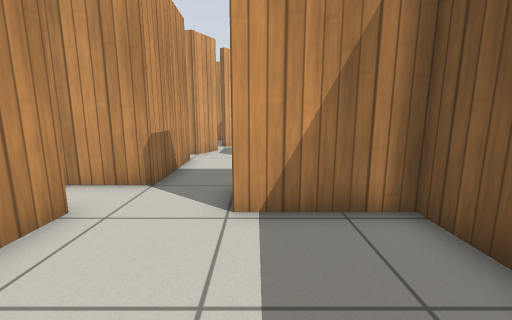
[1] (above)

16 first-person views from a walk through a robot-simulator world made for Gazebo. The camera is 0.84 m above the floor, tilts 10° down and sees 90° across. The lines on the ground mark 1 m squares. The floor is counted in squares, 0.5 m on a side. Each view is taken from the middle of a square. On the plan, view 1 faces up. The plan holds only what a view shows up to about 14 squares ahead; the rest is blank. Simple patterns stand in for the simulator's built-in surfaces.

[2]
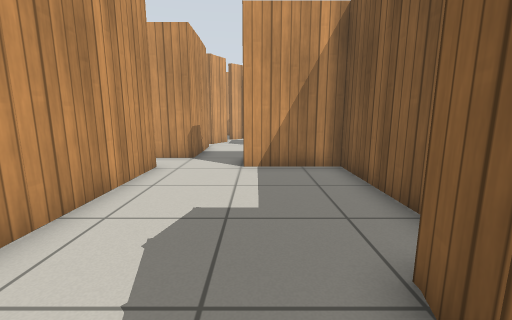

[3]
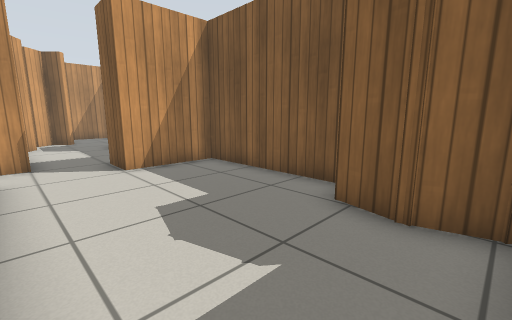

[4]
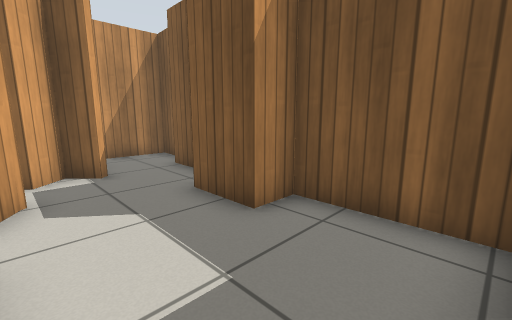

[5]
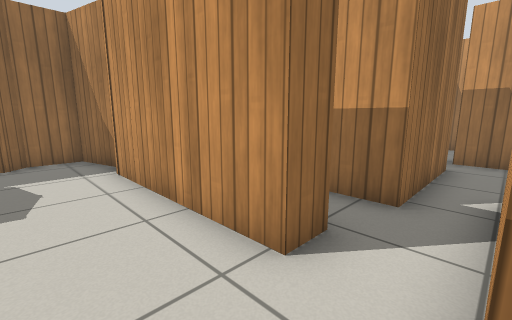

[6]
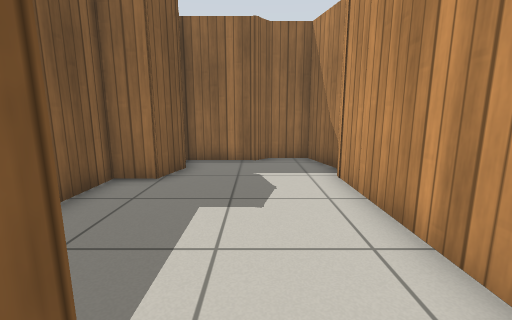

[7]
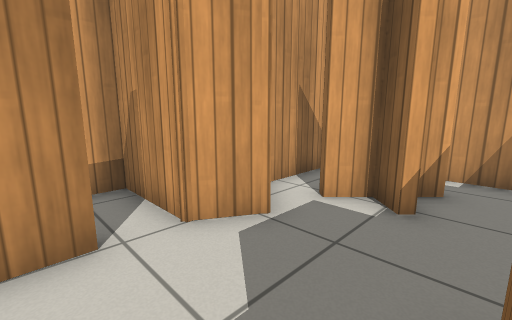

[8]
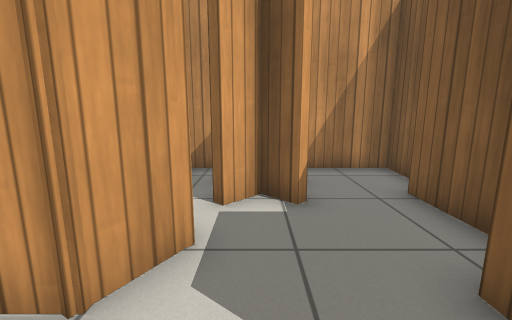

[9]
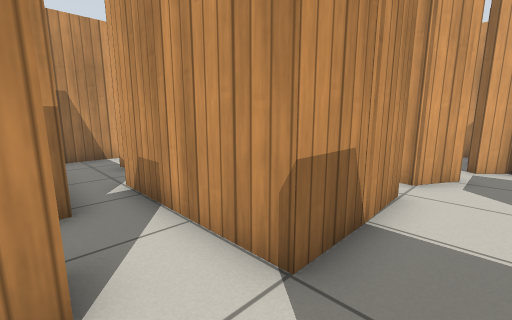

[10]
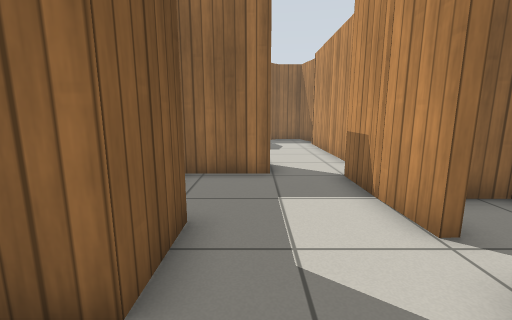

[11]
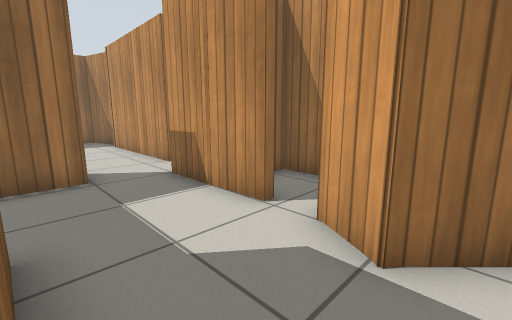

[12]
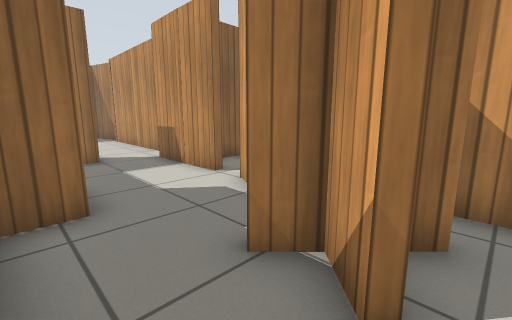

[13]
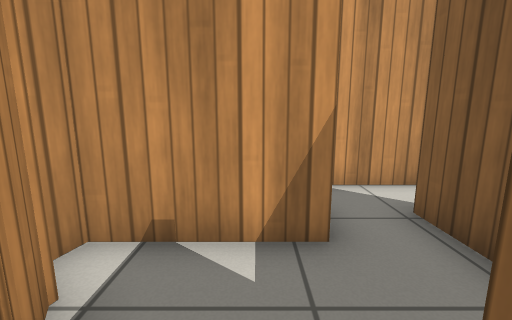

[14]
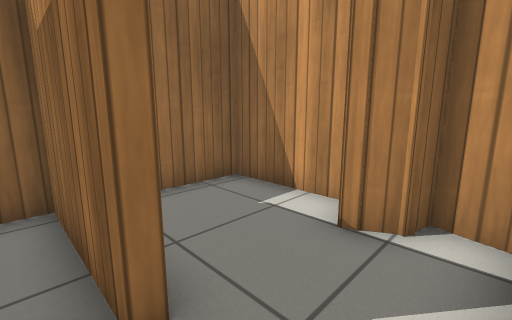

[15]
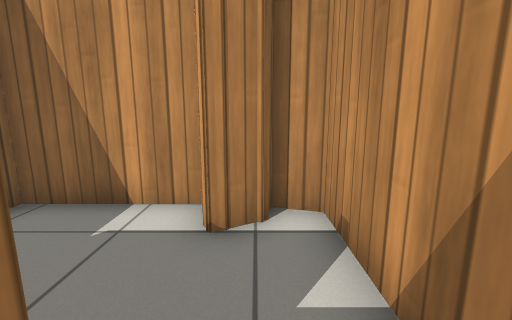

[16]
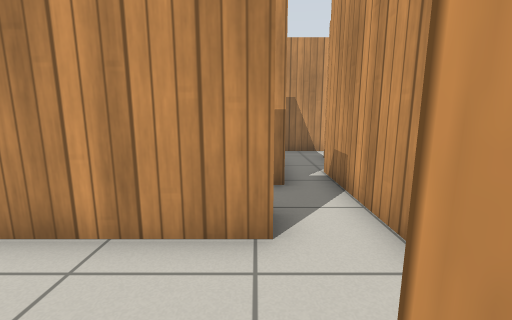

### Floor plan
Ten units are one square. View 1 is at (0, 0); x grows to the right and y downward. Boxes are objects, and circles mark ways between rooms. Rooms are numbered by the first view taken in them; rooms with no view inside come last. Other rooms are left out.
<svg viewBox="-102 -175 139 229">
<path fill="none" stroke="#000" d="M-32 17 -36 30 -30 49 -15 49 -10 45 16 45M-33 -42 -33 20M16 42 13 30 16 16 28 16 28 -43 -4 -43 -4 -58M-24 -60 -36 -60M-25 -98 -24 -60M-1 -135 -9 -143 -16 -136 -19 -139M-29 -132 -18 -121 -25 -109 -52 -109 -52 -80 -40 -80M23 -124 23 -134M-4 -58 23 -58 23 -92 11 -92 11 -112 22 -112M-1 -156 1 -153 -7 -145 0 -138M23 -134 23 -144M31 -156 32 -170 -1 -170M-19 -157 -14 -153M-20 -170 -31 -170M-33 -162 -33 -136M-84 -13 -88 -11M-89 -21 -84 -13 -97 -10 -97 25 -74 25M-60 -32 -93 -32 -95 -23M-60 -47 -60 -32M-43 -26 -43 -42 -33 -42M-36 -60 -56 -60M-55 -12 -55 25 -49 25"/>
<circle cx="-15" cy="-60" r="3" fill="#2a7"/>
<circle cx="-40" cy="-50" r="3" fill="#2a7"/>
<circle cx="15" cy="-145" r="3" fill="#2a7"/>
<circle cx="-60" cy="-20" r="3" fill="#2a7"/>
<circle cx="-50" cy="-35" r="3" fill="#2a7"/>
<text x="-10" y="0">1</text>
<text x="-10" y="-100">2</text>
<text x="10" y="-150">3</text>
<text x="-80" y="0">4</text>
<text x="-50" y="-40">5</text>
<text x="-50" y="0">6</text>
</svg>
Room 1 opens to room 2. Room 1 opens to room 5. Room 2 opens to room 3. Room 4 opens to room 6. Room 5 opens to room 6.

Where each view was taken, in squares from view 1:
view 1: 0 up, 0 right, facing up
view 2: 4 down, 0 right, facing up
view 3: 4 down, 3 left, facing up-right
view 4: 6 up, 2 left, facing up-right
view 5: 6 up, 1 left, facing down-left
view 6: 5 up, 1 left, facing down
view 7: 9 up, 1 right, facing up-left
view 8: 9 up, 1 left, facing up
view 9: 4 up, 1 left, facing up-left
view 10: 13 up, 0 right, facing down
view 11: 13 up, 1 right, facing down-left
view 12: 16 up, 2 right, facing down-left
view 13: 0 up, 7 left, facing up
view 14: 3 up, 5 left, facing down-left
view 15: 2 up, 5 left, facing left
view 16: 4 up, 0 right, facing left
